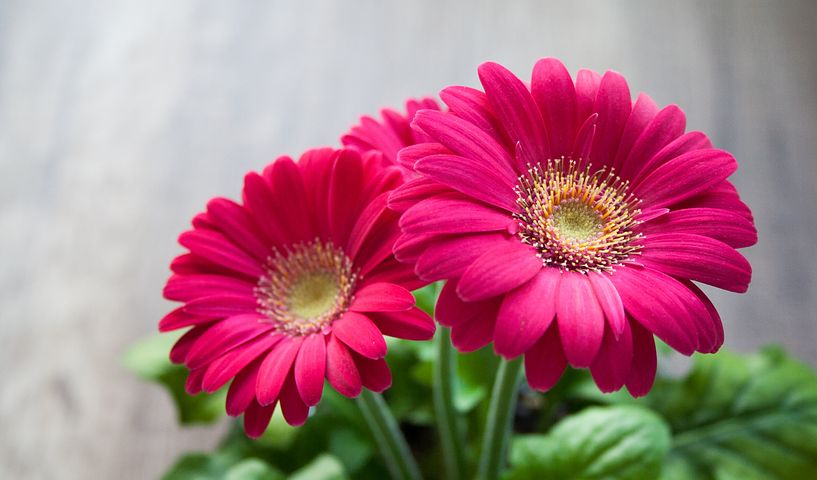
#> input picture class-notes/image_processing/flowers.png, 817 x 480 px
$ python bnw_conversion.py
#> lines starting #> are read from the running program, lines starting #| are printed output that depends on the picture
# -*- coding: utf-8 -*-
"""
Created on Wed Dec 15 15:05:06 2021

@author: petir
"""

import numpy as np
from skimage.io import imread
from skimage.color import rgb2lab, lab2rgb
import matplotlib.pyplot as plt

im = imread('flowers.png')
#> im is the input picture: shape (480, 817, 3); mean R, G, B 171, 118.4, 130.3

im1 = rgb2lab(im)
#> im1: shape (480, 817, 3) float64; mean of channels 0, 1, 2 58.8, 18.1, 8.5
im1[...,1] = im1[..., 2] = 0
#> im1: shape (480, 817, 3) float64; mean of channels 0, 1, 2 58.8, 0, 0
im1 = lab2rgb(im1)
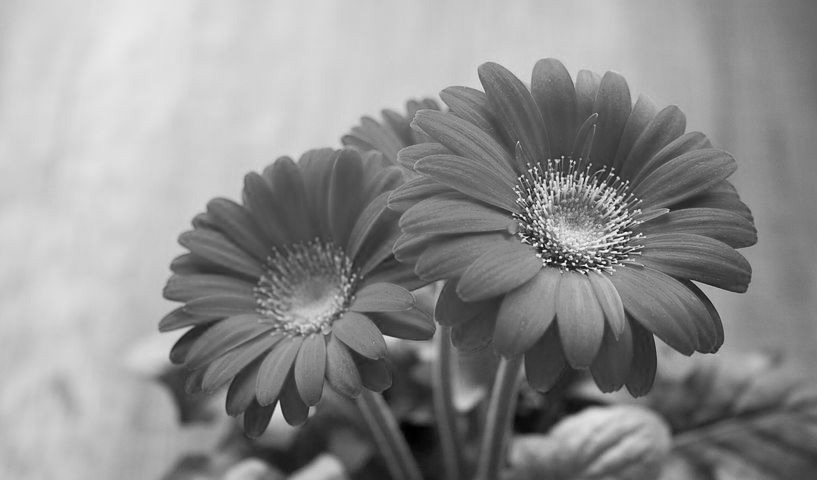
#> im1: shape (480, 817, 3) float64; mean R, G, B 0.563, 0.563, 0.563

plt.figure(figsize=(20,10))
plt.subplot(121)
plt.imshow(im)
plt.axis("off")
plt.title("Original image", size=20)

plt.subplot(122)
plt.imshow(im1)
plt.axis("off")
plt.title("Grayscale image", size=20)

plt.show()
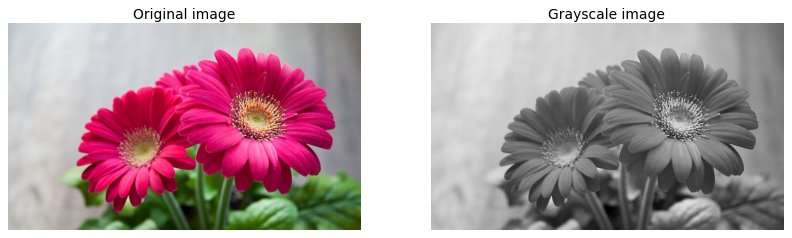
#> figure drawn by matplotlib, 2 panels

$ run again, with class-notes/image_processing/fish.png copied over class-notes/image_processing/flowers.png
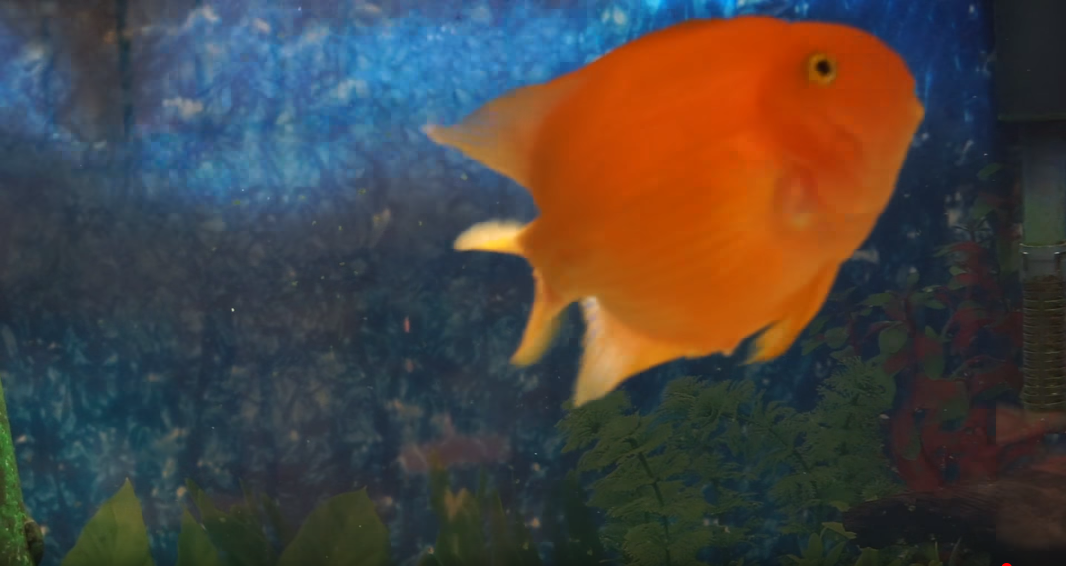
#> input picture class-notes/image_processing/fish.png, 1066 x 566 px
#> im is the input picture: shape (566, 1066, 3); mean R, G, B 73.2, 67.3, 64
#> `im1 = lab2rgb(im1)`:
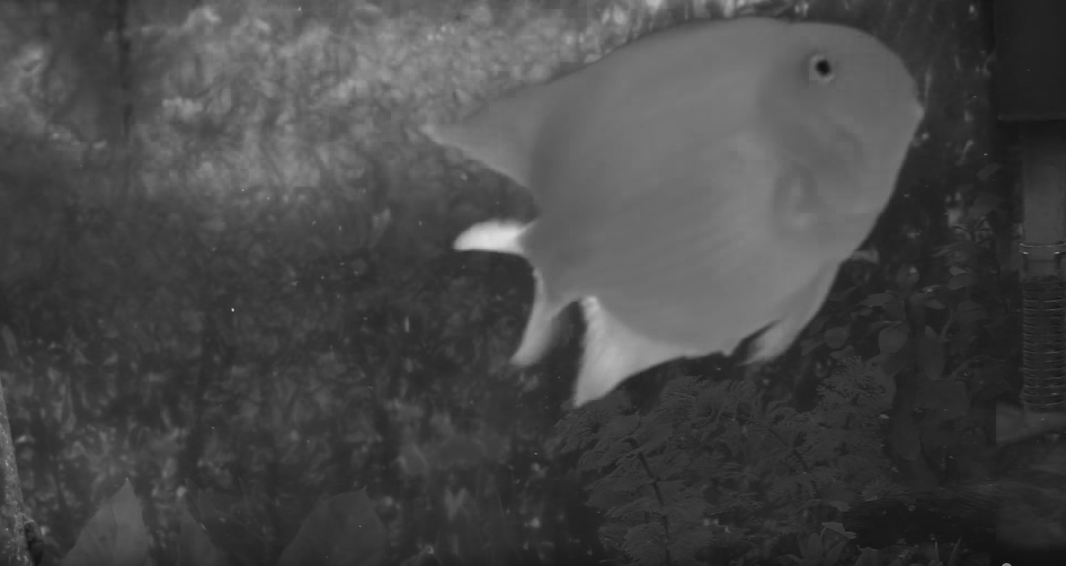
#> im1: shape (566, 1066, 3) float64; mean R, G, B 0.283, 0.283, 0.283
#> `plt.show()`:
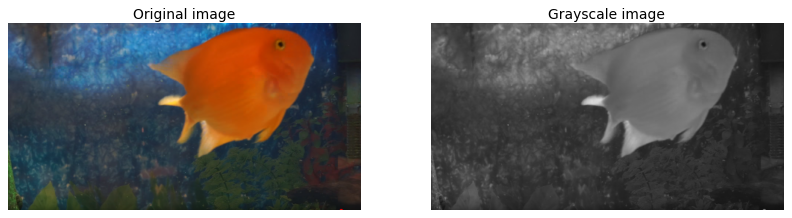
#> figure drawn by matplotlib, 2 panels

$ run again, with class-notes/image_processing/humming.png copied over class-notes/image_processing/flowers.png
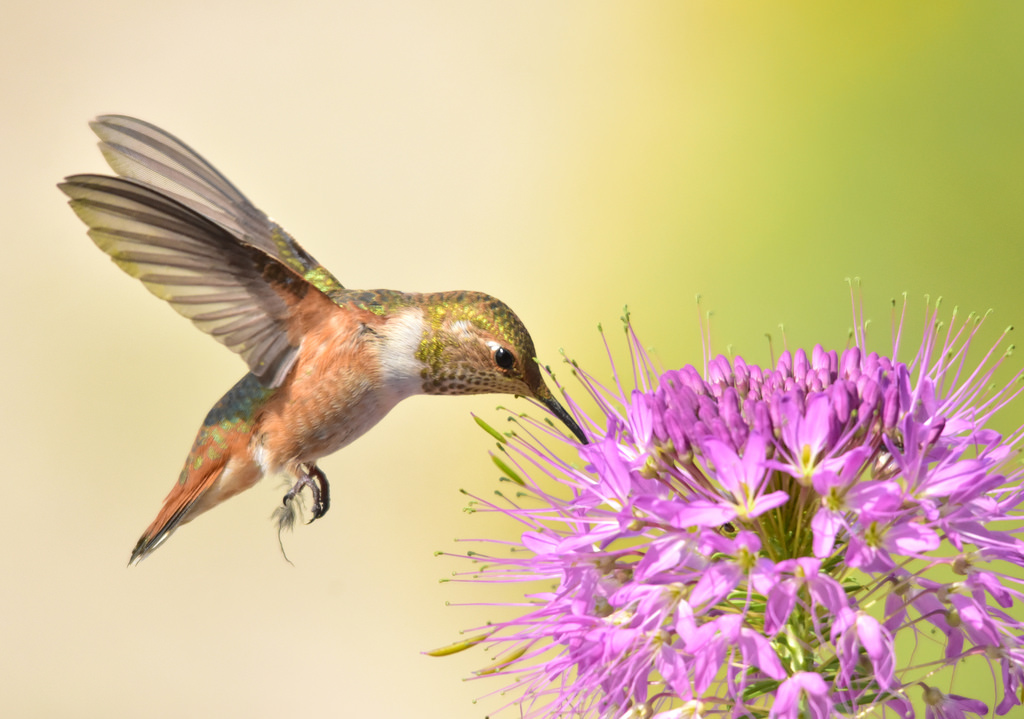
#> input picture class-notes/image_processing/humming.png, 1024 x 719 px
#> im is the input picture: shape (719, 1024, 3); mean R, G, B 213.6, 189.4, 153.5
#> `im1 = lab2rgb(im1)`:
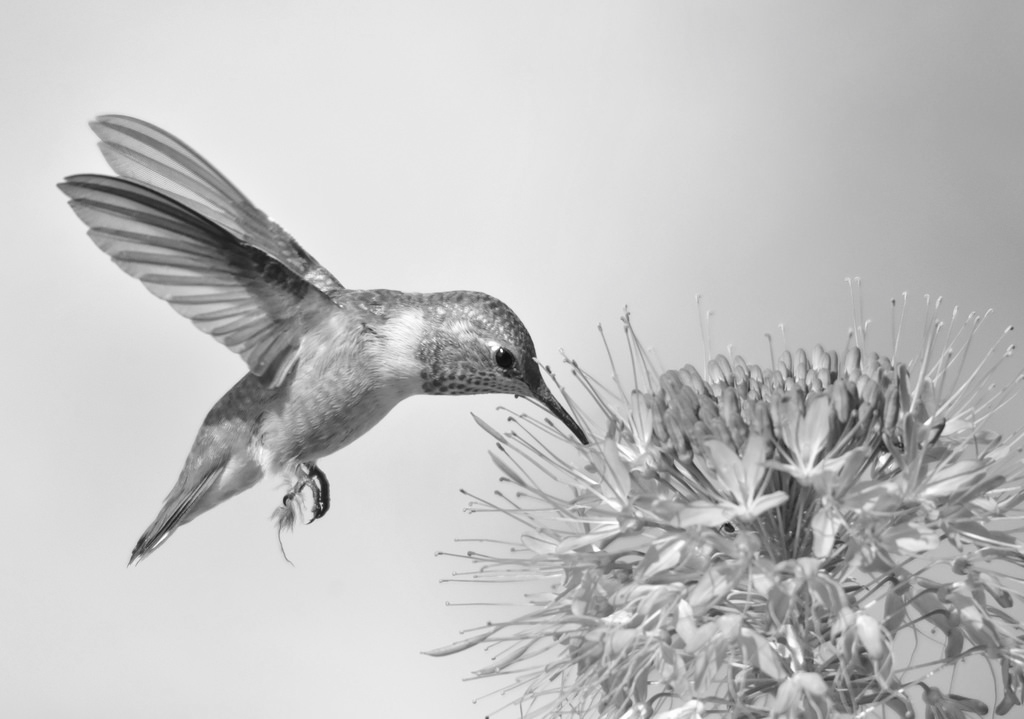
#> im1: shape (719, 1024, 3) float64; mean R, G, B 0.76, 0.76, 0.76
#> `plt.show()`:
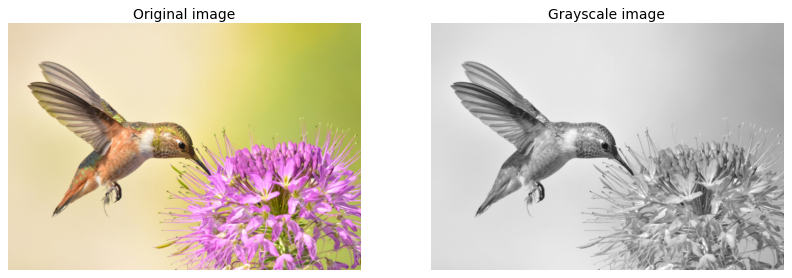
#> figure drawn by matplotlib, 2 panels
